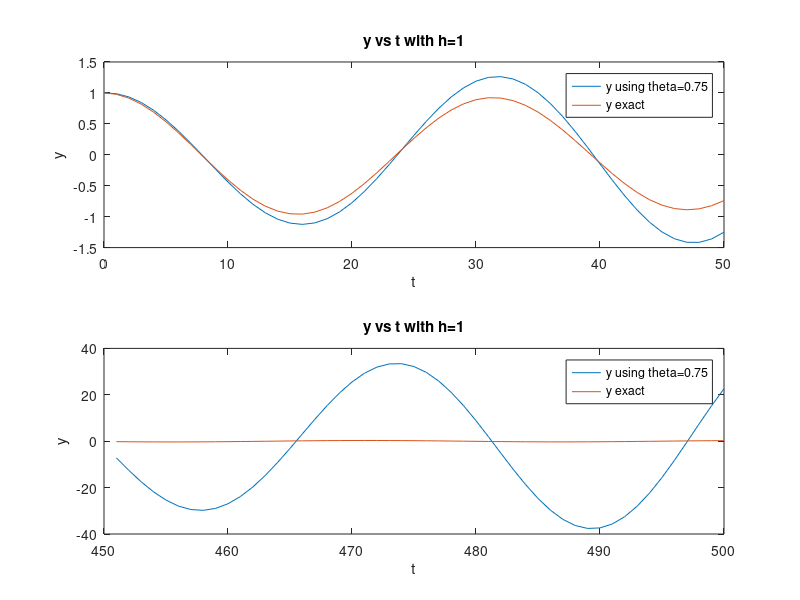

MATLAB code to generate this figure:
%% Part A
clc; clear all;

v = -3:0.01:3;  % plotting range from -3 to 3
[x,y] = meshgrid(v);  % get 2-D mesh for x and y
%num = (1+x).^2+y.^2; %for theta = 0
%num = (1+(x./2)).^2+(y./2).^2; %for theta = 0.5
num = 1; %for theta = 1

%den = 1; %for theta = 0
%den = (1-(x./2)).^2+(y./2).^2; %for theta = 0.5
den = (1-(x)).^2+(y).^2; %for theta = 1
cond1 = num./den < 1;  % check conditions for these values
cond1 = double(cond1);  % convert to double for plotting
cond1(cond1 == 0) = NaN;  % set the 0s to NaN so they are not plotted
surf(x,y,cond1)
xlim([-3 3])
ylim([-3 3])
xlabel('h * \lambda R');
ylabel('h * \lambda I');
title('Stability plot for \theta = 1')
view(0,90)    % change to top view
%% Part C
clc; clear all;

%establishing given variables
h = 1; y0 = 1; w = 0.2; tau = 400; theta = 0.25;
tspan = linspace(0,500,(500/h)+1);

%defining lambda as the coeffecient in dydt
lambda = (-1/tau)+1i*w;

%determining exact y value
y_exact = exp(lambda.*tspan);

%Setting up y values to be solved for
y = zeros(1,length(tspan));
y(1) = y0;

%solving for coeffecient in the scheme
num = 1 + (1-theta)*h*lambda;
den = 1- h*theta*lambda;
coeff = num/den;

%solving step by step for the y values
for i = 2:length(tspan)
    y(i) = y(i-1) * coeff;
end

subplot(2,1,1);
plot(tspan(1:(50/h)+1),y(1:(50/h)+1))
hold on;
plot(tspan(1:(50/h)+1),y_exact(1:(50/h)+1))
xlabel('t');
ylabel('y');
title('y vs t with h=1')
legend('y using theta=0.75', 'y exact');

subplot(2,1,2);
plot(tspan((451/h)+1:(500/h)+1),y((451/h)+1:(500/h)+1))
hold on;
plot(tspan((451/h)+1:(500/h)+1),y_exact((451/h)+1:(500/h)+1))
xlabel('t');
ylabel('y');
title('y vs t with h=1')
legend('y using theta=0.75', 'y exact');